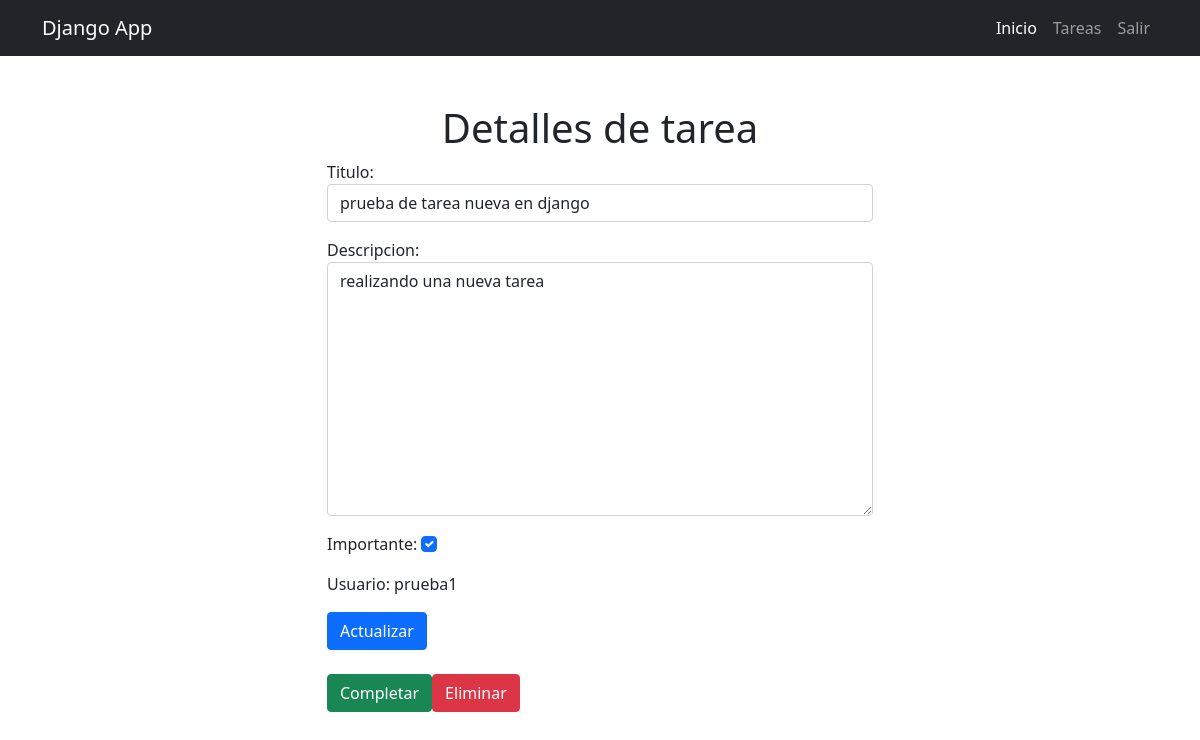
Screenshot of /tasks/9/ (signed in) with the database file from the repository.
### tasks/models.py (models this page shows, shortened)
class Task(models.Model):
    titulo = models.CharField(max_length=100)
    descripcion = models.TextField(blank=True)
    creacion =  models.DateTimeField(auto_now_add=True)
    fecha_completada = models.DateTimeField(null=True, blank=True)
    importante = models.BooleanField(default=False)
    user = models.ForeignKey(User, on_delete=models.CASCADE)

### tasks/views.py (the view, shortened to what this page needs)
# urls.py: path('tasks/<int:tarea_id>/', views.task_detail, name='task_detail'), # En este caso la ruta va a recibir un parametro dinamico
@login_required
def task_detail(request, tarea_id): # el parametro debe llamarse igual que en urls.py
    if request.method == "GET":
        tarea = get_object_or_404(Task, pk=tarea_id, user=request.user) # Obtener tarea y solo muestra las del usuario logueado
        form = TaskForm(instance=tarea)
        return render(request, 'task_detail.html', {
            'tarea': tarea,
            'form': form
        })

### tasks/forms.py
class TaskForm(forms.ModelForm):
    class Meta:
        model = Task
        fields = ['titulo','descripcion','importante']
        widgets = {
            'titulo': forms.TextInput(attrs={
                'class': 'form-control',
                'placeholder': "Ingresa un titulo"
            }),
            'descripcion': forms.Textarea(attrs={
                'class': 'form-control',
                'placeholder': "Ingresa una descripcion"
            }),
            'importante': forms.CheckboxInput(attrs={
                'class': 'form-check-input'
            })
        }

### tasks/templates/task_detail.html (shortened to what this page needs)
{% extends 'base.html' %}
{% block content %}
    <main class="container">
        <div class="row">
            <div class="col-md-6 offset-md-3 mt-5">
                <h1 class="text-center">Detalles de tarea</h1>
                <form action="" method="POST">
                    {{ form.as_p }}
                    <p>Usuario: {{ tarea.user }}</p>
                    <button class="btn btn-primary">
                        Actualizar
                    </button>
                </form>
                <div class="mt-4 d-flex">
                {% if not tarea.fecha_completada %}
                    <form action="{% url 'complete_task' tarea.id %}" method="POST">
                        <button class="btn btn-success">
                            Completar
                        </button>
                    </form>
                {% endif %}
                <form action="{% url 'delete_task' tarea.id %}" method="POST">
                    <button class="btn btn-danger">
                        Eliminar
                    </button>
                </form>
                </div>
            </div>
        </div>
    </main>
{% endblock %}

### rows the page displays
Task: titulo "prueba de tarea nueva en django", descripcion "realizando una nueva tarea", importante "☑", user "prueba1"
